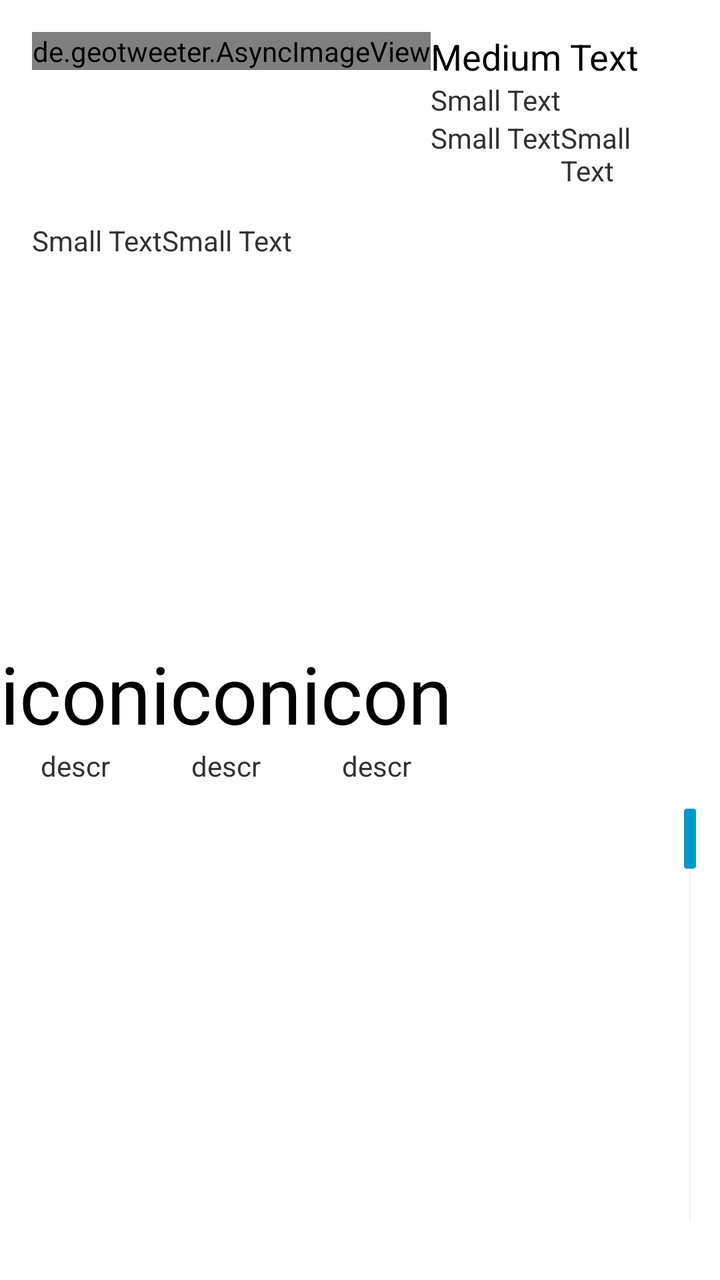
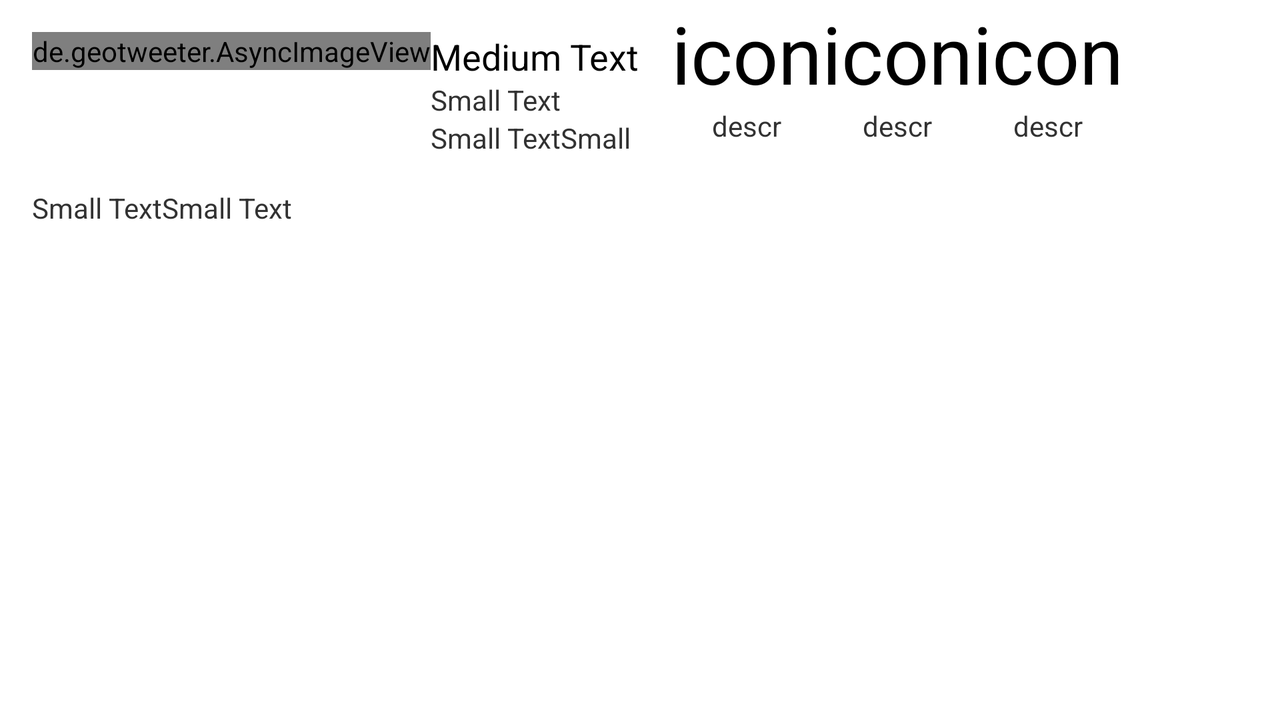

First picture: res/layout/ on a phone held upright. Second picture: the repository's own variant of that layout, on a device whose configuration matches the variant's folder. Source for both follows.
<!-- AndroidManifest.xml: application theme AppTheme -->
<!-- res/layout/user_info.xml -->
<?xml version="1.0" encoding="utf-8"?>
<LinearLayout xmlns:android="http://schemas.android.com/apk/res/android"
    android:id="@+id/user_layout"
    android:layout_width="match_parent"
    android:layout_height="match_parent"
    android:orientation="vertical" >

    <include
        android:layout_height="0dp"
        android:layout_width="match_parent"
        android:layout_weight="1"
        layout="@layout/user_detail" />

    <include
        android:layout_height="0dp"
        android:layout_width="match_parent"
        android:layout_weight="1"
        layout="@layout/user_timeline" />

</LinearLayout>
<!-- res/layout/user_detail.xml (included above) -->
<?xml version="1.0" encoding="utf-8"?>
<LinearLayout xmlns:android="http://schemas.android.com/apk/res/android"
    android:layout_width="match_parent"
    android:layout_height="match_parent"
    android:orientation="vertical" >

    <LinearLayout
        android:layout_width="match_parent"
        android:layout_height="wrap_content"
        android:layout_marginLeft="@dimen/default_gap"
        android:layout_marginRight="@dimen/default_gap"
        android:layout_marginTop="@dimen/default_gap" >

        <de.geotweeter.AsyncImageView
            android:id="@+id/user_avatar"
            android:layout_width="wrap_content"
            android:layout_height="wrap_content"
            android:src="@drawable/loading_image" />

        <LinearLayout
            android:layout_width="match_parent"
            android:layout_height="wrap_content"
            android:orientation="vertical" >

            <TextView
                android:id="@+id/user_screen_name"
                android:layout_width="wrap_content"
                android:layout_height="wrap_content"
                android:text="Medium Text"
                android:textAppearance="?android:attr/textAppearanceMedium" />

            <TextView
                android:id="@+id/user_real_name"
                android:layout_width="wrap_content"
                android:layout_height="wrap_content"
                android:text="Small Text"
                android:textAppearance="?android:attr/textAppearanceSmall" />

            <LinearLayout
                android:layout_width="match_parent"
                android:layout_height="wrap_content" >

                <TextView
                    android:id="@+id/user_location_icon"
                    android:layout_width="wrap_content"
                    android:layout_height="wrap_content"
                    android:text="Small Text"
                    android:textAppearance="?android:attr/textAppearanceSmall" />

                <TextView
                    android:id="@+id/user_location"
                    android:layout_width="wrap_content"
                    android:layout_height="wrap_content"
                    android:text="Small Text"
                    android:textAppearance="?android:attr/textAppearanceSmall" />

            </LinearLayout>

        </LinearLayout>

    </LinearLayout>

    <LinearLayout
        android:layout_width="match_parent"
        android:layout_height="fill_parent"
        android:layout_marginLeft="@dimen/default_gap"
        android:layout_marginRight="@dimen/default_gap"
        android:layout_marginTop="@dimen/default_gap" >

        <TextView
            android:id="@+id/user_bio_icon"
            android:layout_width="wrap_content"
            android:layout_height="wrap_content"
            android:text="Small Text"
            android:textAppearance="?android:attr/textAppearanceSmall" />

        <TextView
            android:id="@+id/user_bio"
            android:layout_width="wrap_content"
            android:layout_height="wrap_content"
            android:text="Small Text"
            android:textAppearance="?android:attr/textAppearanceSmall" />

    </LinearLayout>

    <LinearLayout
        android:id="@+id/user_action_buttons"
        android:layout_width="match_parent"
        android:layout_height="wrap_content" >

    </LinearLayout>

</LinearLayout>
<!-- res/layout/user_timeline.xml (included above) -->
<?xml version="1.0" encoding="utf-8"?>
<LinearLayout xmlns:android="http://schemas.android.com/apk/res/android"
    xmlns:tools="http://schemas.android.com/tools"
    android:id="@+id/user_timeline_root"
    android:layout_width="match_parent"
    android:layout_height="match_parent"
    android:orientation="vertical" >

    <LinearLayout
        android:id="@+id/user_timeline_buttons"
        android:layout_width="match_parent"
        android:layout_height="wrap_content"
        android:visibility="visible" >

        <include
            android:id="@+id/user_timeline_button"
            android:layout_width="wrap_content"
            android:layout_height="wrap_content"
            layout="@layout/action_button" />

        <include
            android:id="@+id/user_friends_button"
            android:layout_width="wrap_content"
            android:layout_height="wrap_content"
            layout="@layout/action_button" />

        <include
            android:id="@+id/user_followers_button"
            android:layout_width="wrap_content"
            android:layout_height="wrap_content"
            layout="@layout/action_button" />
        
    </LinearLayout>

    <ListView
        android:id="@+id/user_timeline"
        android:layout_width="match_parent"
        android:layout_height="match_parent"
        android:descendantFocusability="blocksDescendants"
        android:divider="#000000"
        android:dividerHeight="1px"
        android:fastScrollAlwaysVisible="false"
        android:fastScrollEnabled="true"
        tools:listitem="@layout/timeline_element" >
    </ListView>

</LinearLayout>
<!-- res/layout/action_button.xml (included above) -->
<?xml version="1.0" encoding="utf-8"?>
<LinearLayout xmlns:android="http://schemas.android.com/apk/res/android"
    android:layout_width="match_parent"
    android:layout_height="match_parent"
    android:orientation="vertical"
    android:background="?actionButtonClickedBackground" >

    <TextView
        android:id="@+id/action_icon"
        android:layout_width="match_parent"
        android:layout_height="wrap_content"
        android:duplicateParentState="true"
        android:gravity="center"
        android:text="icon"
        android:textAppearance="?android:attr/textAppearanceLarge"
        android:textSize="@dimen/icon" />

    <TextView
        android:id="@+id/action_description"
        android:layout_width="match_parent"
        android:layout_height="wrap_content"
        android:duplicateParentState="true"
        android:gravity="center"
        android:text="descr"
        android:textAppearance="?android:attr/textAppearanceSmall" />

</LinearLayout>
<!-- res/layout/timeline_element.xml (included above) -->
<?xml version="1.0" encoding="utf-8"?>
<RelativeLayout xmlns:android="http://schemas.android.com/apk/res/android"
    android:id="@+id/container"
    android:layout_width="wrap_content"
    android:layout_height="wrap_content"
    android:padding="5dp" >

    <ImageView
        android:id="@+id/avatar_image"
        android:layout_width="40dp"
        android:layout_height="40dp"
        android:layout_marginRight="5dp"
        android:scaleType="fitCenter"
        android:src="@drawable/ic_launcher" />

    <TextView
        android:id="@+id/txtSender"
        android:layout_width="wrap_content"
        android:layout_height="wrap_content"
        android:layout_toRightOf="@id/avatar_image"
        android:text="txtSender"
        android:textAppearance="?android:attr/textAppearanceSmall"
        android:textStyle="bold" />

    <TextView
        android:id="@+id/txtText"
        android:layout_width="wrap_content"
        android:layout_height="wrap_content"
        android:layout_alignLeft="@id/txtSender"
        android:layout_below="@id/txtSender"
        android:text="txtText" />

    <TextView
        android:id="@+id/txtSource"
        android:layout_width="wrap_content"
        android:layout_height="wrap_content"
        android:layout_alignParentRight="true"
        android:layout_below="@id/txtText"
        android:text="txtSource"
        android:textAppearance="?android:attr/textAppearanceSmall" />

    <TextView
        android:id="@+id/txtTimestamp"
        android:layout_width="wrap_content"
        android:layout_height="wrap_content"
        android:layout_alignParentRight="true"
        android:layout_alignParentTop="true"
        android:text="txtTimestamp"
        android:textAppearance="?android:attr/textAppearanceSmall" />

    <TextView
        android:id="@+id/txtPlace"
        android:layout_width="wrap_content"
        android:layout_height="wrap_content"
        android:layout_alignLeft="@id/txtText"
        android:layout_below="@id/txtText"
        android:text="txtPlace"
        android:textAppearance="?android:attr/textAppearanceSmall" />

    <RelativeLayout
        android:id="@+id/map_and_controls"
        android:layout_width="wrap_content"
        android:layout_height="wrap_content"
        android:layout_below="@id/txtPlace"
        android:visibility="gone" >

        <TextView
            android:id="@+id/zoom_in"
            android:layout_width="wrap_content"
            android:layout_height="wrap_content"
            android:layout_alignParentLeft="true"
            android:layout_alignParentTop="true"
            android:layout_weight="1"
            android:gravity="center"
            android:text="@string/plus"
            android:textSize="50dp" />

        <TextView
            android:id="@+id/zoom_out"
            android:layout_width="wrap_content"
            android:layout_height="wrap_content"
            android:layout_alignParentLeft="true"
            android:layout_below="@id/zoom_in"
            android:layout_weight="1"
            android:gravity="center"
            android:text="@string/minus"
            android:textSize="50dp" />

        <FrameLayout
            xmlns:android="http://schemas.android.com/apk/res/android"
            android:id="@+id/map_fragment_container"
            android:layout_width="match_parent"
            android:layout_height="160dp"
            android:layout_toRightOf="@id/zoom_in" >

        </FrameLayout>

    </RelativeLayout>

</RelativeLayout>
<!-- resources referenced by this layout -->
<resources>
  <dimen name="default_gap">16dp</dimen>
  <dimen name="icon">40dp</dimen>
  <!-- drawable ic_launcher: png bitmap (drawable-xhdpi, 93415 bytes) -->
  <!-- drawable loading_image: png bitmap (drawable, 1374 bytes) -->
  <string name="minus">-</string>
  <string name="plus">+</string>
  <!-- from res/values-v11/ -->
  <style name="AppTheme" parent="android:Theme.Holo.Light" />
</resources>
<!-- res/layout-land/user_info.xml (the author's variant of the layout above) -->
<!-- drawn on the phone turned sideways -->
<?xml version="1.0" encoding="utf-8"?>
<LinearLayout xmlns:android="http://schemas.android.com/apk/res/android"
    android:layout_width="match_parent"
    android:layout_height="match_parent"
    android:orientation="horizontal" >

    <include
        android:layout_width="wrap_content"
        android:layout_height="wrap_content"
        layout="@layout/user_detail" />

    <include
        android:layout_width="wrap_content"
        android:layout_height="wrap_content"
        layout="@layout/user_timeline" />

</LinearLayout>
